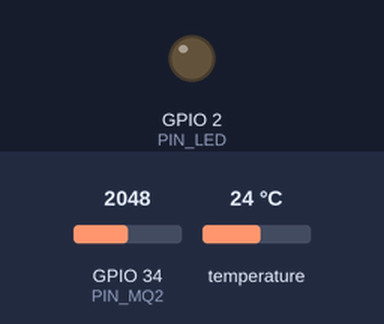
This sketch was run on a simulated ESP32. Shown: output pins drawn as LEDs (lit = HIGH). The inputs (shaded band) are chosen by the test bench; at power-on: GPIO 34 (PIN_MQ2) = 2048, temperature 24 °C. WiFi joins after 1.5 s; servers stay silent unless stated; uploads are accepted with an empty reply; what the sketch prints to the serial monitor is not drawn.

Above: at 2.0 s.
Timing chart, 0 to 8.5 s (numbered marks = the images above):
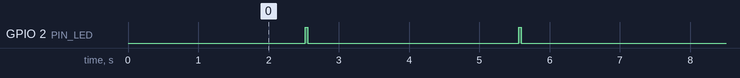

The sketch:

tutinguard_esp32.ino
```cpp
// TutinGuard — ESP32 demo detector (smoke MQ-2 + temperature DS18B20 + optional flame sensor).
// Sends raw readings every 2 s to POST /api/ingest. All thresholds live on the server
// (adaptive baseline, warm-up after reconnect, range check — backend/app/quality.py), so the board stays simple.
//
// Libraries (Arduino IDE → Library Manager): OneWire, DallasTemperature. Board: "ESP32 Dev Module".
#include <WiFi.h>
#include <HTTPClient.h>
#include <OneWire.h>
#include <DallasTemperature.h>

// ---------- settings ----------
const char* WIFI_SSID   = "YOUR_WIFI";
const char* WIFI_PASS   = "YOUR_PASSWORD";
const char* SERVER      = "http://192.168.1.10:8000";   // computer running docker compose (same Wi-Fi)
const char* INGEST_TOKEN = "";                           // = INGEST_TOKEN from .env (empty if not set)
const char* SITE_ID     = "office-01";
const char* DEVICE_ID   = "ESP-01";                      // create it first: app → Objects → Detector (type "Multisensor")
const int PIN_MQ2   = 34;   // MQ-2 AO  → GPIO34 (ADC1, input only). Power the module from 5 V, AO through a 10k/20k divider!
const int PIN_DS18  = 4;    // DS18B20 DQ → GPIO4, 4.7 kΩ pull-up to 3.3 V
const int PIN_FLAME = 27;   // flame sensor DO → GPIO27 (LOW = flame on most KY-026 modules); leave unconnected if absent
const int PIN_LED   = 2;    // on-board LED blinks on every successful send
const bool HAS_FLAME = false;
// --------------------------------

OneWire oneWire(PIN_DS18);
DallasTemperature ds(&oneWire);
uint32_t seq = 0;

void connectWifi() {
  WiFi.mode(WIFI_STA);
  WiFi.begin(WIFI_SSID, WIFI_PASS);
  Serial.print("Wi-Fi");
  for (int i = 0; i < 60 && WiFi.status() != WL_CONNECTED; i++) { delay(500); Serial.print('.'); }
  Serial.println(WiFi.status() == WL_CONNECTED ? " ok " + WiFi.localIP().toString() : " FAILED");
}

int readSmoke() {             // average 16 samples to calm the ADC noise
  long s = 0;
  for (int i = 0; i < 16; i++) { s += analogRead(PIN_MQ2); delay(2); }
  return s / 16;
}

void setup() {
  Serial.begin(115200);
  pinMode(PIN_LED, OUTPUT);
  if (HAS_FLAME) pinMode(PIN_FLAME, INPUT_PULLUP);
  analogSetPinAttenuation(PIN_MQ2, ADC_11db);   // 0…3.3 V range
  ds.begin();
  connectWifi();
  Serial.println("MQ-2 heats up ~60 s; the server ignores its alarms during warm-up anyway.");
}

void loop() {
  if (WiFi.status() != WL_CONNECTED) connectWifi();
  ds.requestTemperatures();
  float t = ds.getTempCByIndex(0);                 // -127 = sensor missing → the server drops it (range check)
  int smoke = readSmoke();
  bool flame = HAS_FLAME && digitalRead(PIN_FLAME) == LOW;

  String body = String("{\"site_id\":\"") + SITE_ID + "\",\"device_id\":\"" + DEVICE_ID + "\",\"device_type\":\"multi\",\"model\":\"ESP32 + MQ-2 + DS18B20\",\"seq\":" + (++seq) +
                ",\"values\":{\"smoke_raw\":" + smoke + ",\"temp_c\":" + String(t, 1) + (HAS_FLAME ? String(",\"flame\":") + (flame ? 1 : 0) : "") + "}}";
  HTTPClient http;
  http.begin(String(SERVER) + "/api/ingest");
  http.addHeader("Content-Type", "application/json");
  if (strlen(INGEST_TOKEN)) http.addHeader("X-Ingest-Token", INGEST_TOKEN);
  int code = http.POST(body);
  http.end();
  Serial.printf("smoke=%d temp=%.1f flame=%d -> HTTP %d\n", smoke, t, flame, code);
  if (code == 200) { digitalWrite(PIN_LED, HIGH); delay(40); digitalWrite(PIN_LED, LOW); }
  delay(2000);
}
```

Measured:
- by itself, GPIO 2 (PIN_LED): alternates HIGH for 0.04 s and LOW for 3.0 s
